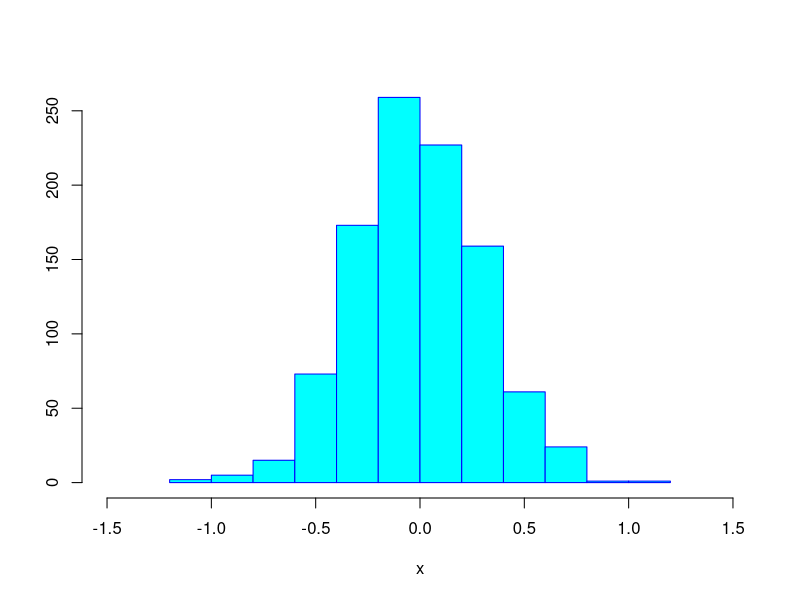

Reproduce this figure in R.
#4장. 표본평균

m10<-rep(NA, 1000)
m40<-rep(NA, 1000)
set.seed(9)
for(i in 1:1000){
  m10[i]<-mean(rnorm((10))) #표본정규분포에서 10개 추출하는거임
  m40[i]<-mean(rnorm((40)))
}
options(digits=4)
c(mean(m10), sd(m10))
c(mean(m40), sd(m40))

hist(m10, xlim=c(-1.5, 1.5), main="", xlab='x', ylab = '',
     col='cyan', border='blue')
